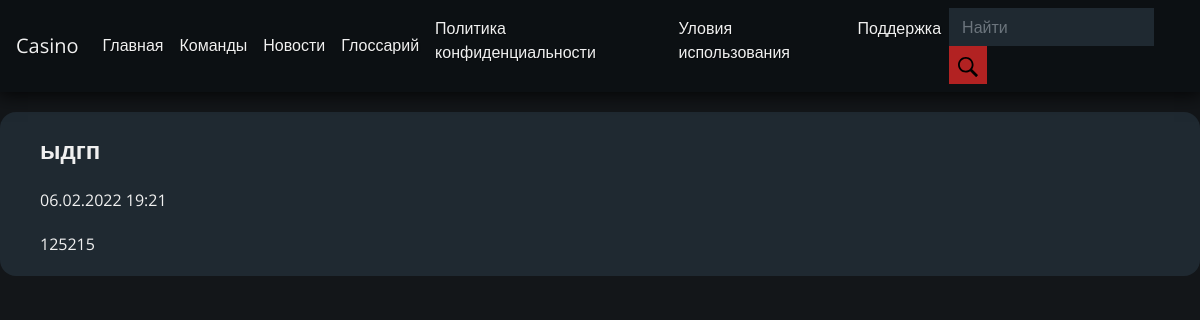
The page /casino/post/ыдгп-1644175314.4439485/ on the database its author committed.
### dashboard/models.py (models this page shows, shortened)
class Post(models.Model):
    title = models.CharField(max_length=150, db_index=True)
    slug = models.SlugField(max_length=150, unique=True, blank=True)
    body = models.TextField(blank=True, db_index=True)
    img = models.URLField(blank=True, max_length=300)
    date_pub = models.DateTimeField(auto_now_add=True)
    class Meta:
        ordering = ['-date_pub']

### dashboard/views.py (the view)
# urls.py: path('post/<str:slug>/', PostDetail.as_view(), name='post_detail_url'),
class PostDetail(View):
    def get(self, request, slug):
        post = get_object_or_404(Post, slug__iexact=slug)
        return render(request, 'dashboard/post_detail.html', context={'post': post, **kwargs, 'admin_object': post, 'detail': True})

### dashboard/templates/dashboard/post_detail.html
{% extends 'dashboard/base.html' %}
{% block content %}
  <div class="page">
      <div class="page_ctx">
          <div class="page_title">{{post.title}}</div>
          <div class="page_media">
              <div class="page_timestamp">{{post.date_pub | date:"d.m.Y G:i"}}</div>
          </div>
          <div class="page_content">
            {% autoescape off %}
            {{post.body}}
            {% endautoescape %}
          </div>
      </div>
  </div>
{% endblock content %}

### static/css/main.css (style rules this page uses)
:root { --background : #131619; --gradient1 : linear-gradient(red, orange, yellow, green, blue); --nav_back : #0C1013; --text_color : #F0F0F0; --nav_back_hover : #1f2931; --font: 'Open Sans', sans-serif; --link_color : var(--text_color); --text-size : 1.5em; --title-size : 3em; --accent-color: firebrick; --text_second_color: rgb(255, 255, 255); --news_color: var(--nav_back_hover); --text-second-color: #666; }
* { font-family: var(--font); color: var(--text_color); }
body { background: var(--background); }

### static/css/posts.css (style rules this page uses)
.page { width: 100%; height: 100%; max-width: 1200px; margin: auto; }
.page_ctx { display: flex; justify-content: flex-start; flex-direction: column; background: var(--news_color); margin-top: 20px; border-radius: 16px; width: 100%; padding: 0px 40px; color: var(--text_color); }
.page_media { display: flex; justify-content: flex-start; flex-direction: row; }
.page_title { margin-top: 20px; margin-bottom: 20px; font-weight: 700; font-size: 24px; }
.page_content { margin: 20px 0; }

### rows shown on the page
Post: title "ыдгп", date_pub "06.02.2022 19:21", body "125215"

### other values the page prints
{{ app_name }} "Casino"
